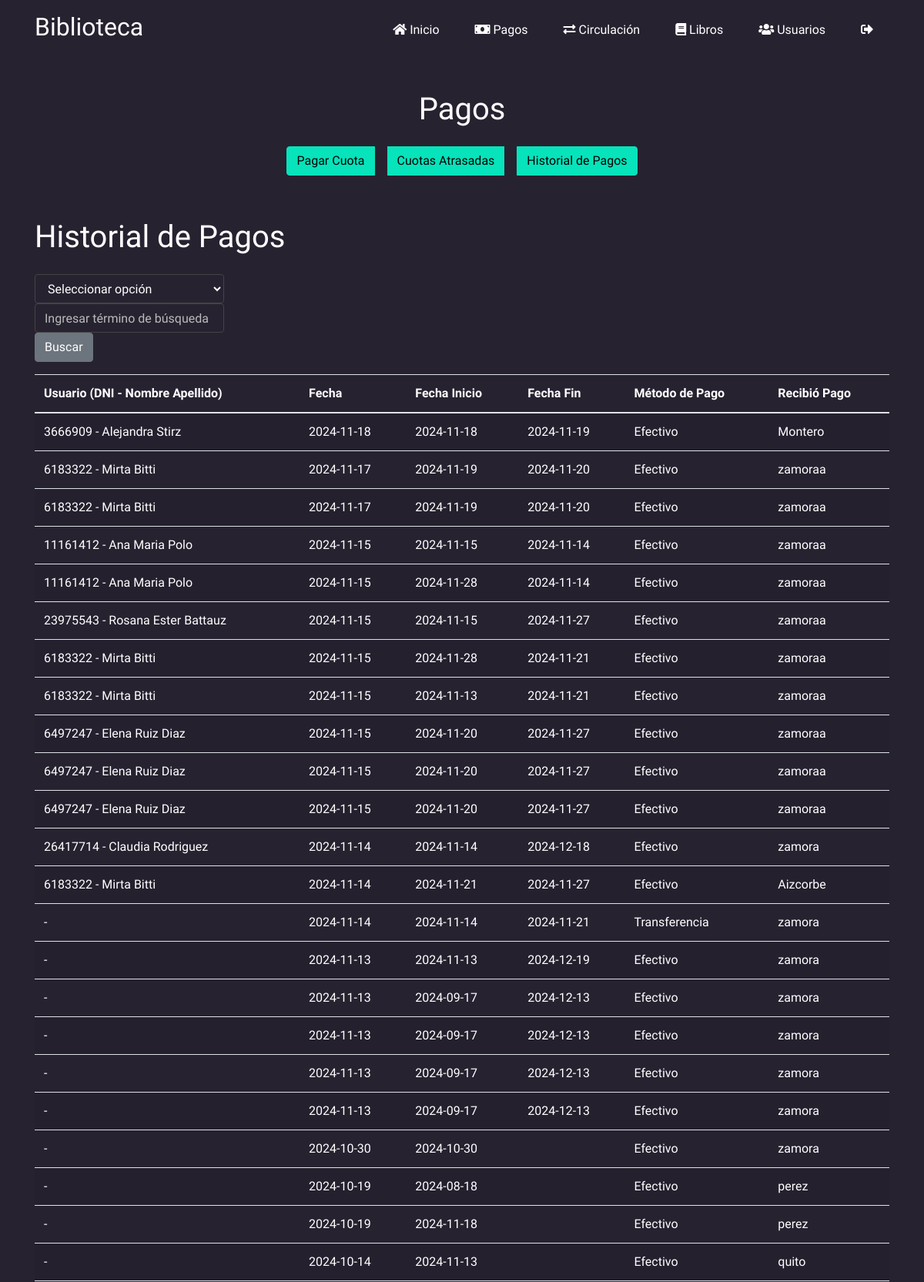
Screenshot of /pagos/historial_pagos.php (signed in, upper part) with the database file from the repository.
### tables this page shows
CREATE TABLE `pagos` (
  `id` int(11) NOT NULL,
  `usuario_id` int(11) NOT NULL,
  `fecha` date NOT NULL,
  `fecha_inicio` date DEFAULT NULL,
  `metodo_pago` varchar(50) NOT NULL,
  `recibio_pago` varchar(255) NOT NULL,
  `fecha_fin` date DEFAULT NULL
);

### pagos/historial_pagos.php (the view, shortened to what this page needs)
<?php include 'header_pagos.php'; ?>
<?php
include '../db_connection.php';
$sql = "SELECT p.id, CONCAT(u.dni, ' - ', u.nombre, ' ', u.apellido) AS USUARIO, p.fecha, p.fecha_inicio, p.fecha_fin, p.metodo_pago, p.recibio_pago
        FROM pagos p
        JOIN usuarios u ON p.usuario_id = u.id";
$sql .= " ORDER BY p.id DESC LIMIT 400";
$result = $conn->query($sql);
?>
<!DOCTYPE html>
<html lang="es">
<head>
    <link rel="stylesheet" href="https://stackpath.bootstrapcdn.com/bootstrap/4.5.2/css/bootstrap.min.css">
</head>
<body class="lexend-custom">
    <div class="container mt-5">
        <h1 class="mb-4">Historial de Pagos</h1>
        <div class="d-flex justify-content-between mb-3">
            <form method="GET" action="historial_pagos.php" class="search-form">
                <select name="search_option" class="form-control" required>
                    <option value="">Seleccionar opción</option>
                </select>
                <input type="text" name="search_term" class="form-control" placeholder="Ingresar término de búsqueda" value="<?php echo isset($_GET['search_term']) ? $_GET['search_term'] : ''; ?>" required>
                <button type="submit" class="btn btn-secondary">Buscar</button>
            </form>
        </div>
        <div class="table-responsive">
            <table class="table table-striped">
                <thead>
                    <tr>
                        <th>Usuario (DNI - Nombre Apellido)</th>
                        <th>Fecha</th>
                        <th>Fecha Inicio</th>
                        <th>Fecha Fin</th>
                        <th>Método de Pago</th>
                        <th>Recibió Pago</th>
                    </tr>
                </thead>
                <tbody>
                    <?php
                    if ($result->num_rows > 0) {
                        while($row = $result->fetch_assoc()) {
                            echo "<tr>";
                            echo "<td>" . htmlspecialchars($row["USUARIO"]) . "</td>";
                            echo "<td>" . htmlspecialchars($row["fecha"]) . "</td>";
                            echo "<td>" . htmlspecialchars($row["fecha_inicio"]) . "</td>";
                            echo "<td>" . htmlspecialchars($row["fecha_fin"]) . "</td>";
                            echo "<td>" . htmlspecialchars($row["metodo_pago"]) . "</td>";
                            echo "<td>" . htmlspecialchars($row["recibio_pago"]) . "</td>";
                            echo "</tr>";
                        }
                    } else {
                        echo "<tr><td colspan='6' class='text-center'>No hay resultados</td></tr>";
                    }
                    ?>
                </tbody>
            </table>
        </div>
    </div>
</body>
</html>

### header.php (style rules this page uses)
.lexend-custom { font-family: 'Lexend', sans-serif; font-optical-sizing: auto; font-weight: 400; font-style: normal; }
body { padding-top: 70px; }

### pagos/header_pagos.php (style rules this page uses)
body, body * { color: white !important; }
body { background-color: #272230 !important; color: white !important; }
.form-control { background-color: #272230 !important; color: white !important; border: 1px solid #444 !important; }
.form-control::placeholder { color: #bbb !important; }

### pagos/historial_pagos.php (style rules this page uses)
.lexend-custom { font-family: 'Lexend', sans-serif; font-optical-sizing: auto; font-weight: 400; font-style: normal; }

### rows the page displays
pagos: USUARIO "3666909 - Alejandra Stirz", fecha "2024-11-18", fecha_inicio "2024-11-18", fecha_fin "2024-11-19", metodo_pago "Efectivo", recibio_pago "Montero"
pagos: USUARIO "6183322 - Mirta Bitti", fecha "2024-11-17", fecha_inicio "2024-11-19", fecha_fin "2024-11-20", metodo_pago "Efectivo", recibio_pago "zamoraa"
pagos: USUARIO "6183322 - Mirta Bitti", fecha "2024-11-17", fecha_inicio "2024-11-19", fecha_fin "2024-11-20", metodo_pago "Efectivo", recibio_pago "zamoraa"
pagos: USUARIO "11161412 - Ana Maria Polo", fecha "2024-11-15", fecha_inicio "2024-11-15", fecha_fin "2024-11-14", metodo_pago "Efectivo", recibio_pago "zamoraa"
pagos: USUARIO "11161412 - Ana Maria Polo", fecha "2024-11-15", fecha_inicio "2024-11-28", fecha_fin "2024-11-14", metodo_pago "Efectivo", recibio_pago "zamoraa"
pagos: USUARIO "23975543 - Rosana Ester Battauz", fecha "2024-11-15", fecha_inicio "2024-11-15", fecha_fin "2024-11-27", metodo_pago "Efectivo", recibio_pago "zamoraa"
pagos: USUARIO "6183322 - Mirta Bitti", fecha "2024-11-15", fecha_inicio "2024-11-28", fecha_fin "2024-11-21", metodo_pago "Efectivo", recibio_pago "zamoraa"
pagos: USUARIO "6183322 - Mirta Bitti", fecha "2024-11-15", fecha_inicio "2024-11-13", fecha_fin "2024-11-21", metodo_pago "Efectivo", recibio_pago "zamoraa"
pagos: USUARIO "6497247 - Elena Ruiz Diaz", fecha "2024-11-15", fecha_inicio "2024-11-20", fecha_fin "2024-11-27", metodo_pago "Efectivo", recibio_pago "zamoraa"
pagos: USUARIO "6497247 - Elena Ruiz Diaz", fecha "2024-11-15", fecha_inicio "2024-11-20", fecha_fin "2024-11-27", metodo_pago "Efectivo", recibio_pago "zamoraa"
pagos: USUARIO "6497247 - Elena Ruiz Diaz", fecha "2024-11-15", fecha_inicio "2024-11-20", fecha_fin "2024-11-27", metodo_pago "Efectivo", recibio_pago "zamoraa"
pagos: USUARIO "26417714 - Claudia Rodriguez", fecha "2024-11-14", fecha_inicio "2024-11-14", fecha_fin "2024-12-18", metodo_pago "Efectivo", recibio_pago "zamora"
pagos: USUARIO "6183322 - Mirta Bitti", fecha "2024-11-14", fecha_inicio "2024-11-21", fecha_fin "2024-11-27", metodo_pago "Efectivo", recibio_pago "Aizcorbe"
pagos: USUARIO "-", fecha "2024-11-14", fecha_inicio "2024-11-14", fecha_fin "2024-11-21", metodo_pago "Transferencia", recibio_pago "zamora"
pagos: USUARIO "-", fecha "2024-11-13", fecha_inicio "2024-11-13", fecha_fin "2024-12-19", metodo_pago "Efectivo", recibio_pago "zamora"
pagos: USUARIO "-", fecha "2024-11-13", fecha_inicio "2024-09-17", fecha_fin "2024-12-13", metodo_pago "Efectivo", recibio_pago "zamora"
pagos: USUARIO "-", fecha "2024-11-13", fecha_inicio "2024-09-17", fecha_fin "2024-12-13", metodo_pago "Efectivo", recibio_pago "zamora"
pagos: USUARIO "-", fecha "2024-11-13", fecha_inicio "2024-09-17", fecha_fin "2024-12-13", metodo_pago "Efectivo", recibio_pago "zamora"
pagos: USUARIO "-", fecha "2024-11-13", fecha_inicio "2024-09-17", fecha_fin "2024-12-13", metodo_pago "Efectivo", recibio_pago "zamora"
pagos: USUARIO "-", fecha "2024-10-30", fecha_inicio "2024-10-30", metodo_pago "Efectivo", recibio_pago "zamora"
pagos: USUARIO "-", fecha "2024-10-19", fecha_inicio "2024-08-18", metodo_pago "Efectivo", recibio_pago "perez"
pagos: USUARIO "-", fecha "2024-10-19", fecha_inicio "2024-11-18", metodo_pago "Efectivo", recibio_pago "perez"
pagos: USUARIO "-", fecha "2024-10-14", fecha_inicio "2024-11-13", metodo_pago "Efectivo", recibio_pago "quito"
